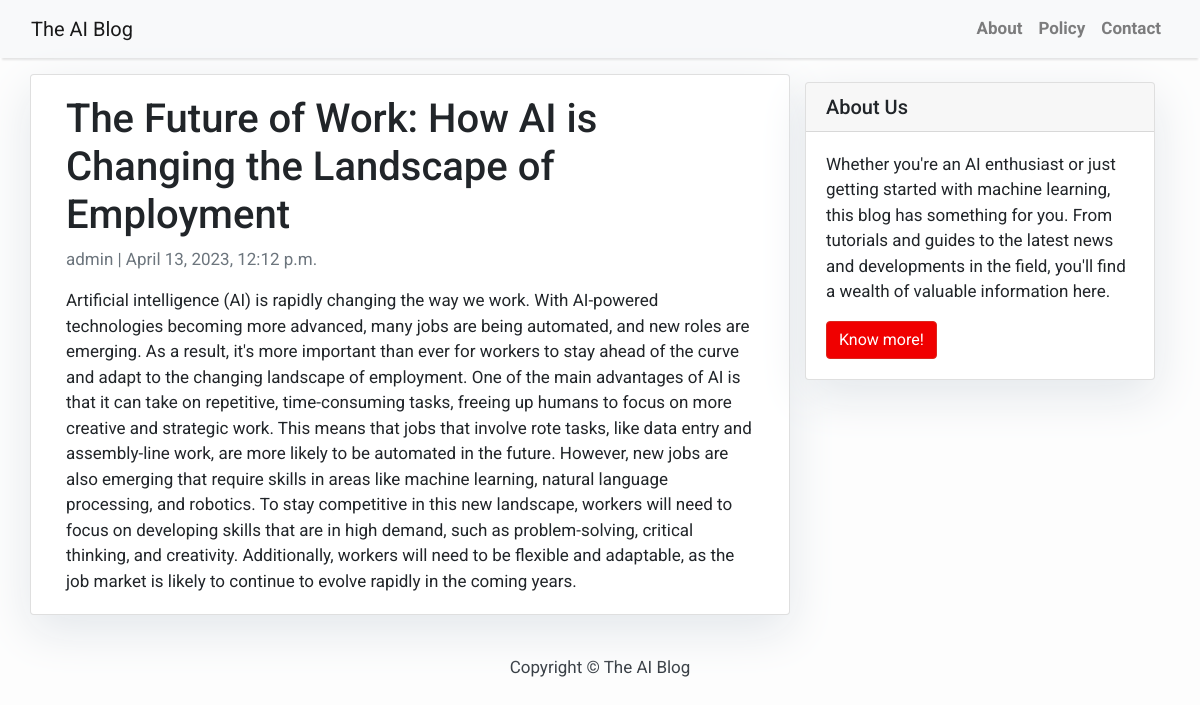
Page /the-future-of-work-how-ai-is-changing-the-landscape-of-employment/ on the committed database.
### blog/models.py (models this page shows, shortened)
class Post(models.Model):
    title = models.CharField(max_length=200, unique=True)
    slug = models.SlugField(max_length=200, unique=True)
    author = models.ForeignKey(User, on_delete= models.CASCADE,related_name='blog_posts')
    updated_on = models.DateTimeField(auto_now= True)
    content = models.TextField()
    created_on = models.DateTimeField(auto_now_add=True)
    status = models.IntegerField(choices=STATUS, default=0)
    class Meta:
        ordering = ['-created_on']

### blog/views.py (the view)
# urls.py: path('<slug:slug>/', views.PostDetail.as_view(), name='post_detail'),
class PostDetail(generic.DetailView):
    model = Post
    template_name = 'blog/post_detail.html'

### blog/templates/blog/post_detail.html
{% extends 'blog/base.html' %} {% block content %}
<div class="container">
  <div class="row">
    <div class="col-md-8 card mb-4  mt-3 left  top">
      <div class="card-body">
        <h1>{% block title %} {{ object.title }} {% endblock title %}</h1>
        <p class=" text-muted">{{ post.author }} | {{ post.created_on }}</p>
        <p class="card-text ">{{ object.content | safe }}</p>
      </div>
    </div>
    {% block sidebar %} {% include 'blog/sidebar.html' %} {% endblock sidebar %}
  </div>
</div>
{% endblock content %}

### blog/templates/blog/base.html (style rules this page uses)
body { font-family: "Roboto", sans-serif; font-size: 17px; background-color: #fdfdfd; }

### blog/templates/blog/sidebar.html (style rules this page uses)
.card { box-shadow: 0 16px 48px #E3E7EB; }

### rows in the picture
Post: title "The Future of Work: How AI is Changing the Landscape of Employment", author "admin", created_on "April 13, 2023, 12:12 p.m.", content "Artificial intelligence (AI) is rapidly changing the way we work. With AI-powered technologies becoming more advanced, many jobs are being automated, and new roles are emerging. As a result, it's more important than ever for workers to stay ahead of the curve and adapt to the changing landscape of employment. One of the main advantages of AI is that it can take on repetitive, time-consuming tasks, freeing up humans to focus on more creative and strategic work. This means that jobs that involve rote tasks, like data entry and assembly-line work, are more likely to be automated in the future. However, new jobs are also emerging that require skills in areas like machine learning, natural…"
